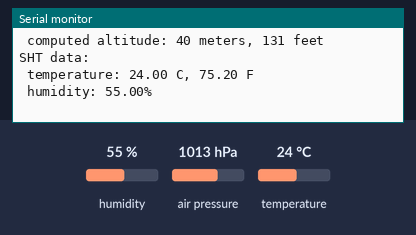
The sketch below on a simulated Arduino Uno, built with avr-gcc and run on an emulated ATmega328P. Parts: the last lines printed to the serial monitor. Inputs (shaded band) come from the test bench; at power-on: humidity 55 %, air pressure 1013 hPa, temperature 24 °C.

Above: at 1.2 s.
1.3 s: humidity set to 22 %
3.4 s: air pressure set to 952 hPa
At 5.48 s:
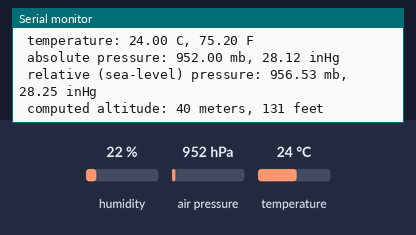
5.5 s: temperature set to 12 °C
At 10.66 s:
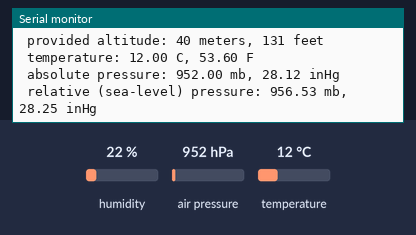

The sketch:

BMPSHT_test.ino
```cpp
/* SFE_BMP180 + SHT15 test sketch

Sketch uses 10,026 bytes (32%) of program storage space. Maximum is 30,720 bytes.
Global variables use 901 bytes (43%) of dynamic memory, leaving 1,147 bytes for local variables. Maximum is 2,048 bytes.

This sketch shows how to use:
1) the SFE_BMP180 library to read the Bosch BMP180 barometric pressure sensor.
https://www.sparkfun.com/products/11824
2) the SHT1x library to get the temperature in F or C and humidity from SHT15 humidity sensor.
https://www.sparkfun.com/products/13683

BMP180 Connections:
GND  -> GND
Vcc  -> Vcc
DATA -> A4/SDA
SCK  -> A5/SCL

SHT15 Connections:
GND  -> GND
Vcc  -> Vcc
DATA -> A2
SCK  -> A3

Requires:
Sparkfun BMP180 Arduino Library: https://github.com/sparkfun/BMP180_Breakout
SparkFun_SHT1X Arduino Library: https://github.com/sparkfun/SHT15_Breakout/

Output:

BMP data:
 provided altitude: 40 meters, 131 feet
 temperature: 19.89 C, 67.81 F
 absolute pressure: 1010.98 mb, 29.86 inHg
 relative (sea-level) pressure: 1015.79 mb, 30.00 inHg
 computed altitude: 40 meters, 131 feet
SHT data:
 temperature: 19.68 C, 67.48 F
 humidity: 69.84%

---
Like most pressure sensors, the BMP180 measures absolute pressure.
This is the actual ambient pressure seen by the device, which will
vary with both altitude and weather.

Before taking a pressure reading you must take a temparture reading.
This is done with startTemperature() and getTemperature().
The result is in degrees C.

Once you have a temperature reading, you can take a pressure reading.
This is done with startPressure() and getPressure().
The result is in millibar (mb) aka hectopascals (hPa).

If you'll be monitoring weather patterns, you will probably want to
remove the effects of altitude. This will produce readings that can
be compared to the published pressure readings from other locations.
To do this, use the sealevel() function. You will need to provide
the known altitude at which the pressure was measured.

If you want to measure altitude, you will need to know the pressure
at a baseline altitude. This can be average sealevel pressure, or
a previous pressure reading at your altitude, in which case
subsequent altitude readings will be + or - the initial baseline.
This is done with the altitude() function.

Leave the IO (VDDIO) pin unconnected. This pin is for connecting
the BMP180 to systems with lower logic levels such as 1.8V

The SFE_BMP180 library uses floating-point equations developed by the
Weather Station Data Logger project: http://wmrx00.sourceforge.net/

Based on SFE_BMP180 library example sketch:
	V10 Mike Grusin, SparkFun Electronics 10/24/2013
	V1.1.2 Updates for Arduino 1.6.4 5/2015
Based on SHT15 Example:
	Joel Bartlett @ SparkFun Electronics
	16 Sept 2015
*/

// Your sketch must #include this library, and the Wire library.
// (Wire is a standard library included with Arduino.):

#include <Arduino.h>
#include <SFE_BMP180.h>
#include <SHT1X.h>
#include <Wire.h>

// SFE_BMP180 object "pressure":
SFE_BMP180 pressure;

// SHT1x object, "sht15"
SHT1x sht15(A2, A3); //Data, SCK

// Reference altitude of Frydendal, Aalborg in meters
#define ALTITUDE 40.0

// Variables for storing values


void setup()
{
  Serial.begin(9600);
  Serial.println("REBOOT");

  // Initialize the BMP180 sensor (it is important to get calibration values stored on the device).
  if (pressure.begin())
    Serial.println("BMP180 init success");
  else
  {
    // Oops, something went wrong, this is usually a connection problem,
    // see the comments at the top of this sketch for the proper connections.

    Serial.println("BMP180 init fail\n\n");
    while(1); // Pause forever.
  }

  Serial.println("SHT15 init");

}

void loop()
{
  char status;
  double T,P,p0,a;

  float tempC = 0;
  float tempF = 0;
  float humidity = 0;

  Serial.println();

  // If you want sea-level-compensated pressure, as used in weather reports,
  // you will need to know the altitude at which your measurements are taken.
  // We're using a constant called ALTITUDE in this sketch:
  Serial.println("BMP data:");
  Serial.print(" provided altitude: ");
  Serial.print(ALTITUDE,0);
  Serial.print(" meters, ");
  Serial.print(ALTITUDE*3.28084,0);
  Serial.println(" feet");

  // If you want to measure altitude, and not pressure, you will instead need
  // to provide a known baseline pressure. This is shown at the end of the sketch.

  // You must first get a temperature measurement to perform a pressure reading.

  // Start a temperature measurement:
  // If request is successful, the number of ms to wait is returned.
  // If request is unsuccessful, 0 is returned.

  status = pressure.startTemperature();
  if (status != 0)
  {
    // Wait for the measurement to complete:
    delay(status);

    // Retrieve the completed temperature measurement:
    // Note that the measurement is stored in the variable T.
    // Function returns 1 if successful, 0 if failure.

    status = pressure.getTemperature(T);
    if (status != 0)
    {
      // Print out the measurement:
      Serial.print(" temperature: ");
      Serial.print(T,2);
      Serial.print(" C, ");
      Serial.print((9.0/5.0)*T+32.0,2);
      Serial.println(" F");

      // Start a pressure measurement:
      // The parameter is the oversampling setting, from 0 to 3 (highest res, longest wait).
      // If request is successful, the number of ms to wait is returned.
      // If request is unsuccessful, 0 is returned.

      status = pressure.startPressure(3);
      if (status != 0)
      {
        // Wait for the measurement to complete:
        delay(status);

        // Retrieve the completed pressure measurement:
        // Note that the measurement is stored in the variable P.
        // Note also that the function requires the previous temperature measurement (T).
        // (If temperature is stable, you can do one temperature measurement for a number of pressure measurements.)
        // Function returns 1 if successful, 0 if failure.

        status = pressure.getPressure(P,T);
        if (status != 0)
        {
          // Print out the measurement:
          Serial.print(" absolute pressure: ");
          Serial.print(P,2);
          Serial.print(" mb, ");
          Serial.print(P*0.0295333727,2);
          Serial.println(" inHg");

          // The pressure sensor returns abolute pressure, which varies with altitude.
          // To remove the effects of altitude, use the sealevel function and your current altitude.
          // This number is commonly used in weather reports.
          // Parameters: P = absolute pressure in mb, ALTITUDE = current altitude in m.
          // Result: p0 = sea-level compensated pressure in mb

          p0 = pressure.sealevel(P,ALTITUDE); // we're at 1655 meters (Boulder, CO)
          Serial.print(" relative (sea-level) pressure: ");
          Serial.print(p0,2);
          Serial.print(" mb, ");
          Serial.print(p0*0.0295333727,2);
          Serial.println(" inHg");

          // On the other hand, if you want to determine your altitude from the pressure reading,
          // use the altitude function along with a baseline pressure (sea-level or other).
          // Parameters: P = absolute pressure in mb, p0 = baseline pressure in mb.
          // Result: a = altitude in m.

          a = pressure.altitude(P,p0);
          Serial.print(" computed altitude: ");
          Serial.print(a,0);
          Serial.print(" meters, ");
          Serial.print(a*3.28084,0);
          Serial.println(" feet");
        }
        else Serial.println("error retrieving BMP pressure measurement\n");
      }
      else Serial.println("error starting BMP pressure measurement\n");
    }
    else Serial.println("error retrieving BMP temperature measurement\n");
  }
  else Serial.println("error starting BMP temperature measurement\n");

  // Read values from the SHT15 sensor
  tempC = sht15.readTemperatureC();
  tempF = sht15.readTemperatureF();
  humidity = sht15.readHumidity();

  // Print info
  Serial.println("SHT data:");
  Serial.print(" temperature: ");
  Serial.print(tempC);
  Serial.print(" C, ");
  Serial.print(tempF);
  Serial.println(" F");
  Serial.print(" humidity: ");
  Serial.print(humidity);
  Serial.println("%");


  delay(5000);  // Pause for 5 seconds.
}
```

Measured:
- after the input at 3.4 s, the serial monitor: prints a new line after 2.0 s (image 1)
- after the input at 5.5 s, the serial monitor: prints a new line after 5.1 s (image 2)
